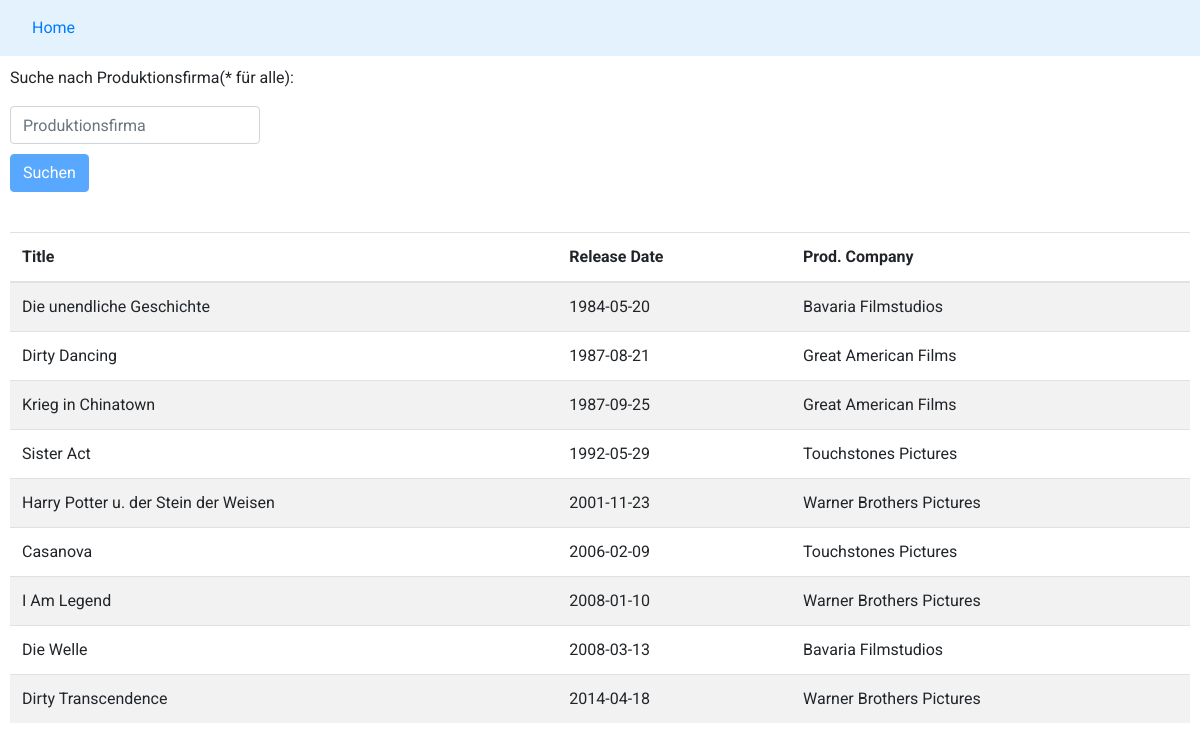
The app's page /studiosearch.php with its own data.
### tables this page shows
CREATE TABLE IF NOT EXISTS `film` (
  `id` INT NOT NULL AUTO_INCREMENT,
  `title` VARCHAR(256) NOT NULL,
  `release_date` DATE NOT NULL,
  `production_company_id` INT NOT NULL,
  PRIMARY KEY (`id`),
  INDEX `fk_film_production_company_idx` (`production_company_id` ASC),
  CONSTRAINT `fk_film_production_company`
    FOREIGN KEY (`production_company_id`)
    REFERENCES `production_company` (`id`)
    ON DELETE NO ACTION
    ON UPDATE NO ACTION);

CREATE TABLE IF NOT EXISTS `production_company` (
  `id` INT NOT NULL AUTO_INCREMENT,
  `name` VARCHAR(45) NOT NULL,
  PRIMARY KEY (`id`));

### db_service.php (called while the page is built, shortened)
<?php
function searchStudios($searchTerm)
{
    $conn = create_db_conn();
    $results = array();
    if ($stmt = $conn->prepare("call SearchByProdCompany(?)")) {
        $stmt->bind_param("s", $searchTerm);
        $stmt->execute();
        $stmt->bind_result($film_title, $release_date, $prod_company);
        while ($stmt->fetch()) {
            array_push($results, [$film_title, $release_date, $prod_company]);
        }
    } else {
        die(mysqli_stmt_error($stmt));
    }
    return $results;
}
function create_db_conn() {
    $conn = new mysqli($GLOBALS["SERVER"], $GLOBALS["USERNAME"], $GLOBALS["PASSWORD"], $GLOBALS["SCHEMA"]);
    return $conn;
}
?>

### studiosearch.php (the view, shortened to what this page needs)
<?php
include "db_service.php";
$results = searchStudios('');
?>
<!DOCTYPE html>
<html>
    <head>
        <link rel="stylesheet" href="https://stackpath.bootstrapcdn.com/bootstrap/4.3.1/css/bootstrap.min.css">
        <link rel="stylesheet" href="styles.css">
    </head>
    </head>
    <body>
        <nav class="navbar navbar-light" style="background-color: #e3f2fd;">
            <a class="nav-link" href="/index.php">Home</a>
        </nav>
        <div>
            <div class="section">
                <form action="" method="post">
                    <p>Suche nach Produktionsfirma(* für alle):</p>
                    <input class="form-control" id="search_field" placeholder="Produktionsfirma" name="search_field"/>
                    <button type="submit" class="btn btn-primary" id="search" disabled>Suchen</button>
                </form>
            </div>
            <div class="section">
            </div>
            <div class="section">
                <?php
                if (count($results) > 0) {
            ?>
                <table class="table table-striped">
                <thead>
                    <tr>
                    <th scope="col">Title</th>
                    <th scope="col">Release Date</th>
                    <th scope="col">Prod. Company</th>
                    </tr>
                </thead>
                <tbody>
                <?php
                    foreach ($results as $result) {
                        echo "<tr>";
                        foreach ($result as $attr) {
                            echo "<td>{$attr}</td>";
                        }
                        echo "</tr>";
                    }
                ?>
                  </tbody>
                </table>
                <?php
                    }
                    else {
                        echo "<h3>No Production Companies found</h3>";
                    }
                ?>
            </div>
        </div>
    </body>
</html>

### styles.css (style rules this page uses)
html, body { margin: 0; font-family: 'Roboto', sans-serif; }
.section { padding: 10px; }
.form-control { max-width: 250px !important; margin-bottom: 10px; }

### records on screen
film: title "Die unendliche Geschichte", release_date "1984-05-20", production_company.name "Bavaria Filmstudios"
film: title "Dirty Dancing", release_date "1987-08-21", production_company.name "Great American Films"
film: title "Krieg in Chinatown", release_date "1987-09-25", production_company.name "Great American Films"
film: title "Sister Act", release_date "1992-05-29", production_company.name "Touchstones Pictures"
film: title "Harry Potter u. der Stein der Weisen", release_date "2001-11-23", production_company.name "Warner Brothers Pictures"
film: title "Casanova", release_date "2006-02-09", production_company.name "Touchstones Pictures"
film: title "I Am Legend", release_date "2008-01-10", production_company.name "Warner Brothers Pictures"
film: title "Die Welle", release_date "2008-03-13", production_company.name "Bavaria Filmstudios"
film: title "Dirty Transcendence", release_date "2014-04-18", production_company.name "Warner Brothers Pictures"
